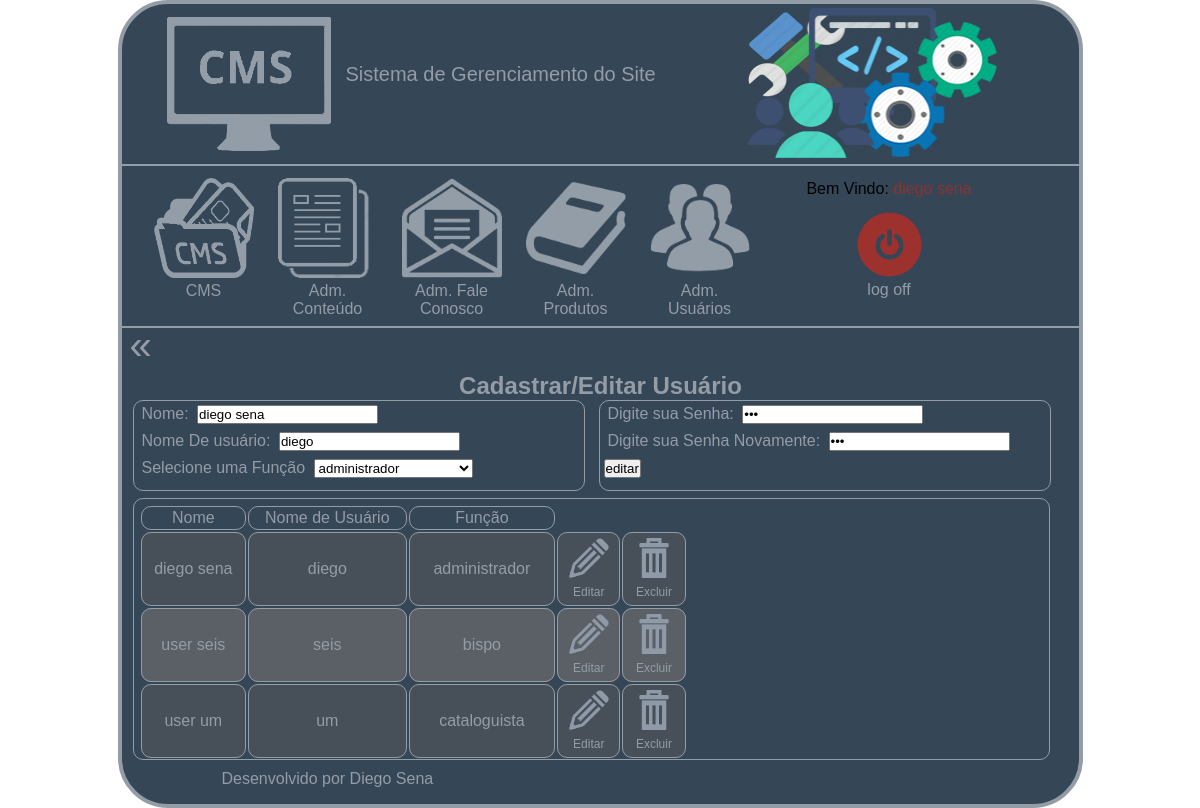
Screenshot of /admCadUsua.php?modo=editar&codigo=1 (signed in) with the database file from the repository.
### tables this page shows
CREATE TABLE `usuario` (
  `cod_usuario` int(11) NOT NULL AUTO_INCREMENT,
  `nome_usuario` varchar(60) NOT NULL,
  `nome_login` varchar(20) NOT NULL,
  `senha` varchar(10) NOT NULL,
  `cod_funcao` int(11) NOT NULL,
  PRIMARY KEY (`cod_usuario`),
  KEY `cod_funcao` (`cod_funcao`),
  CONSTRAINT `usuario_ibfk_1` FOREIGN KEY (`cod_funcao`) REFERENCES `funcao` (`cod_funcao`)
);

CREATE TABLE `funcao` (
  `cod_funcao` int(11) NOT NULL AUTO_INCREMENT,
  `nome_funcao` varchar(30) NOT NULL,
  PRIMARY KEY (`cod_funcao`)
);

### admCadUsua.php (the view, shortened to what this page needs)
<?php include("conexao.php")?>
<?php
	$nome = "";
	$login = "";
	$senha = "";
	$botao = "salvar";
			?> <script> alert("As senhas não conferem") </script> <?php
			?><?php
	if(isset($_GET["modo"]))
	{
		$modo = $_GET["modo"];
		if($modo == "excluir")
		{
			$sql = "delete from usuario where cod_usuario= ".$_SESSION['excluir_editar'];
			mysqli_query($conexao, $sql);
			header("location:admCadUsua.php");
		}
		elseif($modo == "editar")
		{
			$botao = "editar";
			$sql = "select * from usuario where cod_usuario = ".$_SESSION['excluir_editar'];
			$select = mysqli_query($conexao, $sql);
			$rs = mysqli_fetch_array($select);
			$nome = $rs["nome_usuario"];
			$login = $rs["nome_login"];
			$senha = $rs["senha"];
			$codfuncao = $rs["cod_funcao"];
		}
	}
?>
<!doctype html>
<html lang="pt-br">
	<head>
		<link rel="stylesheet" type="text/css" href="css/cssCms.css"/>
    </head>
	<body>
    	<div class="principal">
			<?php include ("header.php")?>
			<div class="conteudo-cms">
				<div class="voltar">
					<a href="admUsuario.php"> &laquo; </a>
				</div>
				<div class="clear"> </div>
				<div class="admCadastroUsuario">
					<h2> Cadastrar/Editar Usuário </h2>
					<form name="admCadUser" method="post" action="admCadUsua.php">
						<div class="cadastroUsuario">
							<p> <label> Nome: </label> <input type="text" name="txtNameUser" maxlength="60" value="<?php echo($nome);?>" required> </p>
							<p>	<label> Nome De usuário: </label> <input type="text" name="txtUserName" maxlength="20" value="<?php echo($login);?>" required> </p>
							<p>
								<label>Selecione uma Função </label>
								<select name="sltFuncaoUsuario">
										<?php
											$itemselecionado="";
											$sql = "select * from funcao order by nome_funcao ";
											$select = mysqli_query($conexao, $sql);
											while($rs = mysqli_fetch_array($select))
											{
												if ($rs["cod_funcao"]==$codfuncao) { $itemselecionado = "selected"; }
												else { $itemselecionado=""; }
										?>
												<option value="<?php echo($rs["cod_funcao"])?>" <?php echo($itemselecionado) ?>>
													<?php echo($rs["nome_funcao"])?>
												</option>
										<?php
										   }
										?>
								</select>
							</p>
						</div>
						<div class="cadastroUsuario">
							<p>	<label> Digite sua Senha: </label> <input type="password"  maxlength="10" name="txtUserSenha" value="<?php echo($senha);?>" required> </p>
							<p>	<label> Digite sua Senha Novamente: </label> <input type="password"  maxlength="10" value="<?php echo($senha);?>" name="txtUserSenhaCon" required> </p>
							<p> <input type="submit" name="btnsalvar" value="<?php echo($botao);?>"> </p>
						</div>
						<div class="consultaUsuario">
							<table class="tbl-usuario">
								<tr class="tr-visualizacao">
									<td> Nome </td>
									<td> Nome de Usuário </td>
									<td> Função </td>
								</tr>
								<?php
									$sql = "select ";
									$sql = $sql."u.cod_usuario, u.nome_usuario, u.nome_login, ";
									$sql = $sql."f.nome_funcao ";
									$sql = $sql."from usuario as u ";
									$sql = $sql."inner join funcao as f ";
									$sql = $sql."on (u.cod_funcao = f.cod_funcao) ";
									$sql = $sql."order by nome_funcao ";
									$select = mysqli_query($conexao, $sql);
									$contador = "";
									while($rs = mysqli_fetch_array($select))
									{
										if($contador %2==0) $cor="#474F59";
										else $cor="#5B6066";
								?>
										<tr class="tr-dois" bgcolor="<?php echo($cor)?>">
											<td> <?php echo($rs["nome_usuario"])?> </td>
											<td> <?php echo($rs["nome_login"])?> </td>
											<td> <?php echo($rs["nome_funcao"])?> </td>
											<td>
												<center>
													<div class="editar">
														<a href="admCadUsua.php?modo=editar&codigo=<?php echo($rs["cod_usuario"])?>">
															<img src="imagens/edit.png" alt="">
															Editar
														</a>
													</div>
												</center>
											</td>
											<td>
												<center>
													<div class="excluir">
														<a href="admCadUsua.php?modo=excluir&codigo=<?php echo($rs["cod_usuario"])?>">
															<img src="imagens/delete.png" alt="">
															Excluir
														</a>
													</div>
												</center>
											</td>
										</tr>
								<?php
										$contador++;
									}
								?>
							</table>
						</div>
					</form>
				</div>
			</div>
			<footer>
			</footer>
        </div>
	</body>
</html>

### css/cssCms.css (style rules this page uses)
* { padding: 0; margin: 0; font-family: Arial, Helvetica, sans-serif; color: #000; }
a { color: #949CA6; font-size: 12pt; text-decoration: none; }
h2,h3 { text-align: center; color: #949CA6; }
p { padding: 4px; }
body { background-position: center; background-attachment: fixed; background-repeat: no-repeat; }
.principal { width: 957px; height: 800px; background-color: #354657; margin: auto auto 0; border-radius: 50px; border: solid 4px #949CA6; }
.conteudo-cms { width: 950px; height: 434px; float: left; margin: 4px; }
.voltar { width: 30px; height: 30px; float: left; text-align: center; line-height: 27px; }
.voltar a { font-size: 30pt; }
.clear { clear: both; height: 10px; width: 10px; }
.loja-cadastro label .autores-cadastro p, label { padding: 4px; clear: both; color: #949CA6; }
.tr-visualizacao td, .tr-dois td { color: #949CA6; text-align: center; border: solid 1px; border-radius: 10px; padding: 2px; }
.admCadastroUsuario { width: 950px; height: 394px; float: left; }
.cadastroUsuario { width: 450px; height: 89px; border: 1px solid #949CA6; border-radius: 10px; float: left; margin: 0 7px; }
.consultaUsuario { border: 1px solid #949CA6; border-radius: 10px; margin: 7px; width: 915px; height: 260px; overflow: auto; float: left; }
.tbl-usuario { margin: 5px; width: 60%; height: 17%; text-align: center; }
.width- a, div.editar a, div.excluir a { margin: 0; padding: 0; font-size: 9pt; }
div.editar, div.excluir { width: 40px; padding: 3px; text-align: center; }
img { width: 100%; height: 100%; }
footer { float: left; text-align: center; margin-left: 100px; clear: both; color: #949CA6; }

### rows the page displays
usuario: txtNameUser "diego sena", txtUserName "diego", nome_usuario "diego sena", nome_login "diego", cod_funcao.nome_funcao "administrador"
usuario: nome_usuario "user seis", nome_login "seis", cod_funcao.nome_funcao "bispo"
usuario: nome_usuario "user um", nome_login "um", cod_funcao.nome_funcao "cataloguista"

### other values shown
form field sltFuncaoUsuario "administrador"
